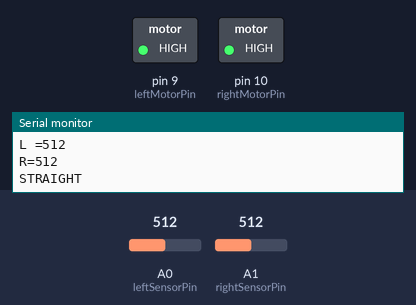
Simulated run of this sketch. Board: Arduino Uno, built with avr-gcc and run on an emulated ATmega328P. Parts: switched loads named in the sketch (green lamp = pin HIGH), the last lines printed to the serial monitor. The test bench sets the inputs (shaded band); at power-on: A1 (rightSensorPin) = 512, A0 (leftSensorPin) = 512.

Above: at 1.2 s.
1.3 s: A1 (rightSensorPin) set to 539
2.8 s: A1 (rightSensorPin) set to 565
At 3.9 s:
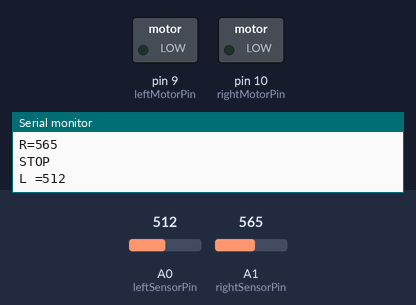
4.3 s: A0 (leftSensorPin) set to 216
7.3 s: A0 (leftSensorPin) set to 198
At 8.5 s:
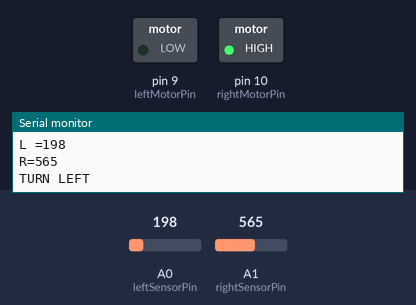
8.8 s: A0 (leftSensorPin) set to 1023
At 9.3 s:
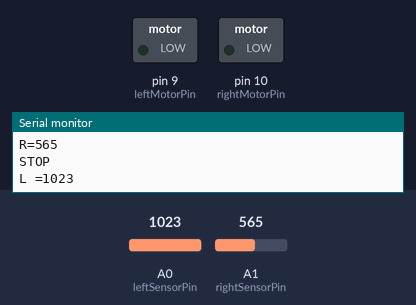
10.3 s: A0 (leftSensorPin) set to 200
At 10.9 s:
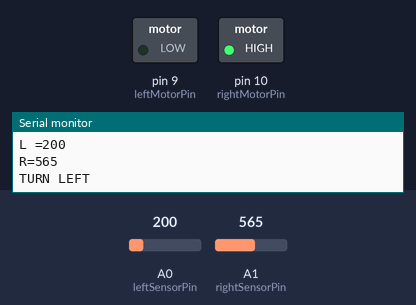
Timing chart, 0 to 12.8 s (numbered marks = the images above; inputs shaded):
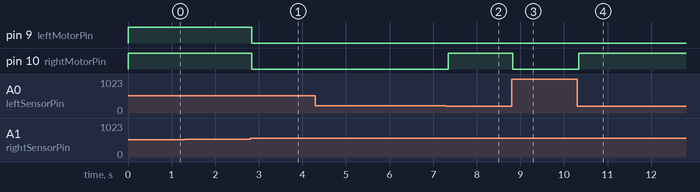

Measured:
- the behaviour switches between 550 and 551 on A1 (rightSensorPin) (found by bisection; images 0 and 1)
- the behaviour switches between 210 and 209 on A0 (leftSensorPin) (found by bisection; images 1 and 2)
- after the input at 2.8 s, pin 9 (leftMotorPin), pin 10 (rightMotorPin): HIGH → LOW at once
- after the input at 7.3 s, pin 10 (rightMotorPin): LOW → HIGH after 0.05 s
- after the input at 8.8 s, pin 10 (rightMotorPin): HIGH → LOW at once
- after the input at 10.3 s, pin 10 (rightMotorPin): LOW → HIGH at once

The sketch:

Milestone2_TMP.ino
```cpp
/*  Fall 2018 - CEN 111 Intro to Electrical and Computer Engineering
 *  Final Project: Line-following Robot (Guy-Michel, Andrew)
 *  Milestone #1 : Improved Line Follower
 *  Due : EOD December 10
 */

// Definitions

// light sensor pin definitions
const int leftSensorPin = A0;
const int rightSensorPin = A1;

// motor pin definitions
const int leftMotorPin = 9;
const int rightMotorPin = 10;

// light sensitivity
const int lightThresholdLeft = 210;
const int lightThresholdRight = 550;


// Main
void setup(){

  // Begin communications
  Serial.begin(9600);

  // set Motor pins as output
  pinMode(leftMotorPin, OUTPUT);
  pinMode(rightMotorPin, OUTPUT);

  // set Sensor pins as input
  pinMode(leftSensorPin, INPUT);
  pinMode(rightSensorPin, INPUT);
}


void loop(){

  // Read sensor values
  int leftLightLevel = analogRead(leftSensorPin);
  int rightLightLevel = analogRead(rightSensorPin);


	if (leftLightLevel > lightThresholdLeft && rightLightLevel < lightThresholdRight){
		// Go Straight
		Serial.println("STRAIGHT");
    Serial.print("L =");
    Serial.println(leftLightLevel);
		Serial.print("R=");
		Serial.println(rightLightLevel);
    digitalWrite(leftMotorPin, HIGH);
    digitalWrite(rightMotorPin, HIGH);
	}
	else if (leftLightLevel > lightThresholdLeft && rightLightLevel > lightThresholdRight){
		// Both Stop
		Serial.println("STOP");
    Serial.print("L =");
    Serial.println(leftLightLevel);
		Serial.print("R=");
		Serial.println(rightLightLevel);
    digitalWrite(leftMotorPin, LOW);
    digitalWrite(rightMotorPin, LOW);
	}
	else if (leftLightLevel < lightThresholdLeft && rightLightLevel > lightThresholdRight){
		// Turn Left
		Serial.println("TURN LEFT");
    Serial.print("L =");
    Serial.println(leftLightLevel);
		Serial.print("R=");
		Serial.println(rightLightLevel);
    digitalWrite(leftMotorPin, LOW);
    digitalWrite(rightMotorPin, HIGH);
	}
	else if (leftLightLevel < lightThresholdLeft && rightLightLevel > lightThresholdRight){
		// Turn Right
		Serial.println("TURN RIGHT");
    Serial.print("L =");
    Serial.println(leftLightLevel);
		Serial.print("R=");
		Serial.println(rightLightLevel);
    digitalWrite(leftMotorPin, HIGH);
    digitalWrite(rightMotorPin, LOW);
	}


}
```
